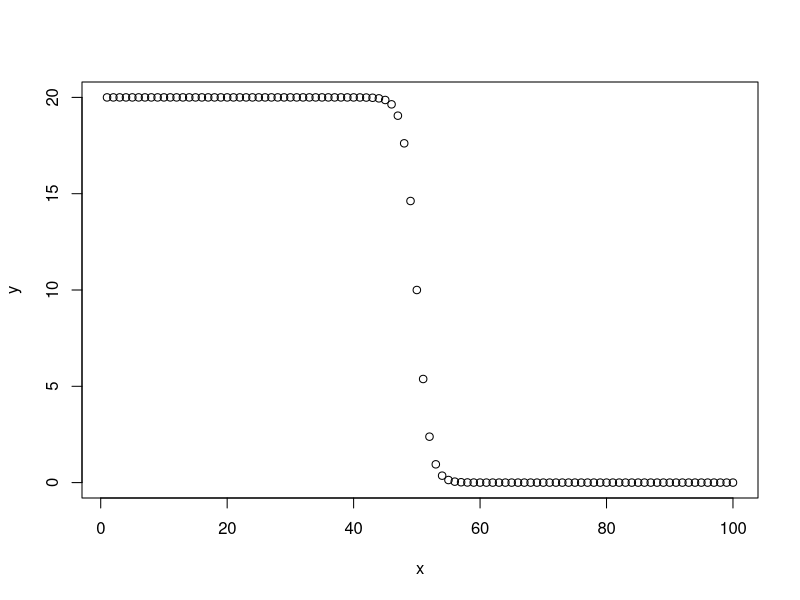
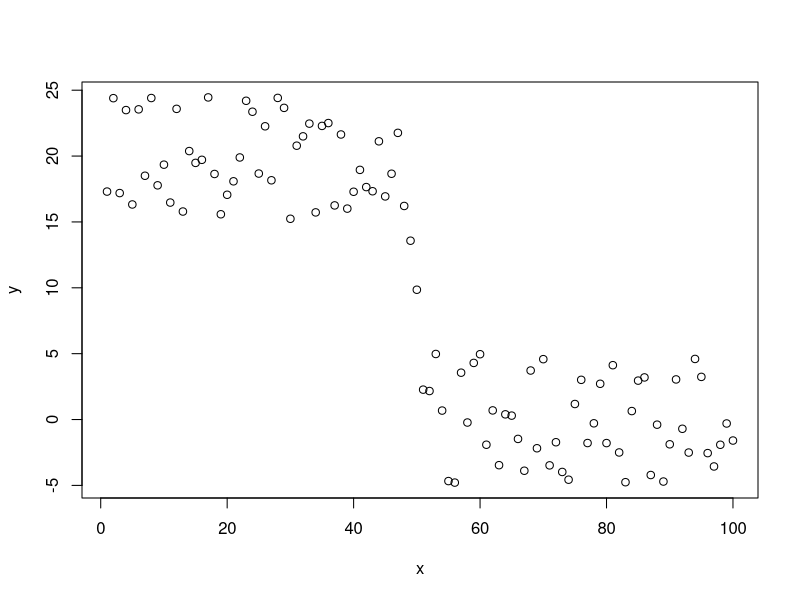

R code for these plots, in order:
# Estatística Spearman Rank

# O coeficiente de correlação entre X e Y que costumamos usar é obtido dividindo a covariância 
# de X, Y pelo produto das variâncias de X e Y. Portanto, é restrito a ficar entre -1 e 1. 

# Quando a correlação é -1 , significa que há uma forte relação negativa entre as variáveis. 
# Quando é 1, significa que há um forte relacionamento positivo; 
# E quando é 0, significa que não há relação entre as variáveis. 

# Mas há uma suposição implícita que geralmente ignoramos: o coeficiente de correlação assume 
# que existe uma relação linear. Portanto, é fácil imaginar muitos casos em que pode haver um 
# relacionamento, mas não linear. 

# A estatística Spearman Rank não testa correlação no sentido tradicional (se um valor maior 
# que a média de X está associado linearmente a um valor maior que a média de Y). Mas, no 
# sentido de que existe uma relação monotônica entre X e Y (se esse relacionamento é 
# linear ou não linear).

options(warn = -1)

# Definindo duas variáveis sem relação linear
x = seq(1,100) 
y = 20/(1+exp(x-50)) 

# Plot da relação entre as variáveis
plot(x,y) 

# Teste de correlação com método spearman
?cor.test
cor.test( ~ x + y, method = "spearman", conf.level = 0.95) 

# Teste de correlação com método pearson
cor.test( ~ x + y, method = "pearson", conf.level = 0.95) 

# Como Spearman mede se o relacionamento é monotônico (e, neste caso, todas as observações 
# satisfazem isso em relação à anterior), é basicamente igual a -1. 

# Claro, o relacionamento não é linear, e é por isso que Pearson é -0,88.


# Definindo duas variáveis sem relação linear e com ruído nos dados
x = seq(1,100) 
y = sapply(x,function(x){(runif(1)-0.5)*10 + 20/(1+exp(x-50))})  

# Plot da relação entre as variáveis
plot(x,y) 

# Teste de correlação com método spearman
cor.test( ~ x + y, method = "spearman", conf.level = 0.95) 

# Teste de correlação com método pearson
cor.test( ~ x + y, method = "pearson", conf.level = 0.95) 

# Agora, como podemos ver, o coeficiente de Pearson é quase o mesmo de antes, mas o 
# de Spearman é reduzido substancialmente. Intuitivamente, isso acontece porque, se 
# tivéssemos que traçar uma linha que passasse por esses pontos, ela não teria mudado de 
# maneira alguma devido ao ruído extra (então a Pearson's continuaria a mesma). 

# Mas o coeficiente de Spearman é bem diferente, captura como o relacionamento é monotônico. 
# Se cada variável se comportar de maneira mais irregular, mesmo que a forma geral ainda não 
# seja linear, não poderíamos dizer que o relacionamento é monotônico. É por isso que 
# Spearman pode ser visto como o desvio que temos de um caso perfeito em que o relacionamento 
# é 100% monotônico.

# A estatística de Spearman é essencialmente construída tomando-se a correlação entre 
# os ranks. O coeficiente de Pearson sempre pode ser calculado, mas, para derivar faixas 
# de confiança como as que vemos aqui, os dados precisam ser normais e lineares (ambas as 
# suposições são violadas neste caso). 

# No entanto, Spearman não exige nenhuma premissa distributiva. 

# Como tomamos correlações apenas para fins descritivos, e porque geralmente queremos ver 
# quanta relação linear existe nos dados, geralmente preferimos o coeficiente de Pearson. 
# No entanto, se quisermos ver quão monotônica é a relação, devemos usar a estatística 
# de Spearman.

# Quando Usar Spearman ou Pearson?

# Existem dois casos muito importantes em que queremos usar Spearman em vez de 
# Pearson: Usamos Spearman se tivermos valores discrepantes (outliers); Nesse caso, os 
# resultados da Pearson podem mudar muito devido a apenas alguns valores anormais. 
# O segundo caso é se uma ou ambas as variáveis são medidas em uma escala ordinal 
# (quando podemos classificar as variáveis, mas não podemos especificar sua magnitude), 
# por exemplo, se tivermos níveis de educação e salários. 

# Como as fileiras (ranks) são usadas, e não o número real, Spearman pode lidar 
# com esses casos, enquanto Pearson não. Isso é mostrado no seguinte exemplo:

# Definindo duas variáveis
salario = c(10,50,45,87,69,100) 
nivel_educacional = c(1,2,3,4,5,6) 

salario = c(10,50,45,87,69,1000) 
nivel_educacional = c(1,2,3,4,5,6) 

salario = c(10,50,45,87,69,10000) 
nivel_educacional = c(1,2,3,4,5,6) 

# Teste de correlação com método spearman
cor.test( ~ salario + nivel_educacional, method = "spearman", conf.level = 0.95) 

# Teste de correlação com método pearson
cor.test( ~ salario + nivel_educacional, method = "pearson", conf.level = 0.95) 


